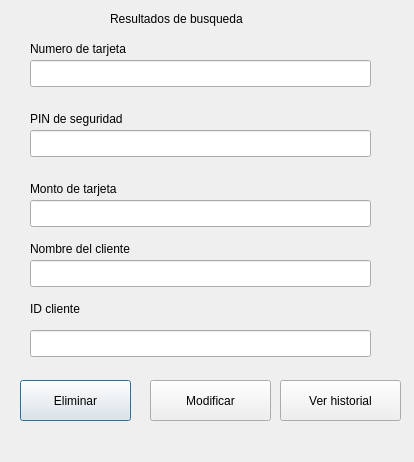
<?xml version="1.0" encoding="UTF-8"?>
<ui version="4.0">
 <class>busqueda</class>
 <widget class="QDialog" name="busqueda">
  <property name="geometry">
   <rect>
    <x>0</x>
    <y>0</y>
    <width>414</width>
    <height>462</height>
   </rect>
  </property>
  <property name="windowTitle">
   <string>Dialog</string>
  </property>
  <widget class="QLabel" name="label">
   <property name="geometry">
    <rect>
     <x>110</x>
     <y>10</y>
     <width>171</width>
     <height>17</height>
    </rect>
   </property>
   <property name="text">
    <string>Resultados de busqueda</string>
   </property>
  </widget>
  <widget class="QLabel" name="label_2">
   <property name="geometry">
    <rect>
     <x>30</x>
     <y>40</y>
     <width>141</width>
     <height>17</height>
    </rect>
   </property>
   <property name="text">
    <string>Numero de tarjeta</string>
   </property>
  </widget>
  <widget class="QLabel" name="label_3">
   <property name="geometry">
    <rect>
     <x>30</x>
     <y>110</y>
     <width>121</width>
     <height>17</height>
    </rect>
   </property>
   <property name="text">
    <string>PIN de seguridad</string>
   </property>
  </widget>
  <widget class="QLabel" name="label_4">
   <property name="geometry">
    <rect>
     <x>30</x>
     <y>180</y>
     <width>121</width>
     <height>17</height>
    </rect>
   </property>
   <property name="text">
    <string>Monto de tarjeta</string>
   </property>
  </widget>
  <widget class="QLabel" name="label_5">
   <property name="geometry">
    <rect>
     <x>30</x>
     <y>240</y>
     <width>141</width>
     <height>17</height>
    </rect>
   </property>
   <property name="text">
    <string>Nombre del cliente</string>
   </property>
  </widget>
  <widget class="QLabel" name="label_6">
   <property name="geometry">
    <rect>
     <x>30</x>
     <y>300</y>
     <width>67</width>
     <height>17</height>
    </rect>
   </property>
   <property name="text">
    <string>ID cliente</string>
   </property>
  </widget>
  <widget class="QPushButton" name="pushButton">
   <property name="geometry">
    <rect>
     <x>20</x>
     <y>380</y>
     <width>111</width>
     <height>41</height>
    </rect>
   </property>
   <property name="text">
    <string>Eliminar</string>
   </property>
   <property name="icon">
    <iconset>
     <normaloff>../iconos/close_delete.png</normaloff>../iconos/close_delete.png</iconset>
   </property>
  </widget>
  <widget class="QPushButton" name="modificar_tarjeta">
   <property name="geometry">
    <rect>
     <x>150</x>
     <y>380</y>
     <width>121</width>
     <height>41</height>
    </rect>
   </property>
   <property name="text">
    <string>Modificar</string>
   </property>
   <property name="icon">
    <iconset>
     <normaloff>../iconos/File_Edit.png</normaloff>../iconos/File_Edit.png</iconset>
   </property>
  </widget>
  <widget class="QPushButton" name="pushButton_3">
   <property name="geometry">
    <rect>
     <x>280</x>
     <y>380</y>
     <width>121</width>
     <height>41</height>
    </rect>
   </property>
   <property name="text">
    <string>Ver historial</string>
   </property>
   <property name="icon">
    <iconset>
     <normaloff>../iconos/search_button_green_32.png</normaloff>../iconos/search_button_green_32.png</iconset>
   </property>
  </widget>
  <widget class="QLineEdit" name="resultado_numero_tarjeta">
   <property name="geometry">
    <rect>
     <x>30</x>
     <y>60</y>
     <width>341</width>
     <height>27</height>
    </rect>
   </property>
  </widget>
  <widget class="QLineEdit" name="resultado_pin_tarjeta">
   <property name="geometry">
    <rect>
     <x>30</x>
     <y>130</y>
     <width>341</width>
     <height>27</height>
    </rect>
   </property>
  </widget>
  <widget class="QLineEdit" name="resultado_monto_tarjeta">
   <property name="geometry">
    <rect>
     <x>30</x>
     <y>200</y>
     <width>341</width>
     <height>27</height>
    </rect>
   </property>
  </widget>
  <widget class="QLineEdit" name="resultado_nombre_cliente">
   <property name="geometry">
    <rect>
     <x>30</x>
     <y>260</y>
     <width>341</width>
     <height>27</height>
    </rect>
   </property>
  </widget>
  <widget class="QLineEdit" name="resultado_id_cliente">
   <property name="geometry">
    <rect>
     <x>30</x>
     <y>330</y>
     <width>341</width>
     <height>27</height>
    </rect>
   </property>
  </widget>
 </widget>
 <resources/>
 <connections/>
</ui>
